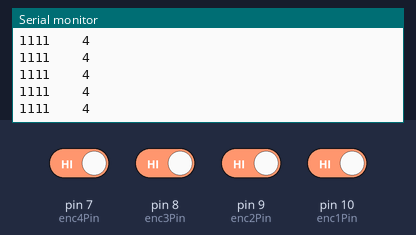
The sketch below on a simulated Arduino Uno, built with avr-gcc and run on an emulated ATmega328P. On the bench: the last lines printed to the serial monitor. The inputs (shaded band) are chosen by the test bench; at power-on: pin 7 (enc4Pin), pin 8 (enc3Pin), pin 9 (enc2Pin), pin 10 (enc1Pin) HIGH.

Above: at 1.2 s.
1.3 s: pin 8 (enc3Pin) driven LOW
At 2.3 s:
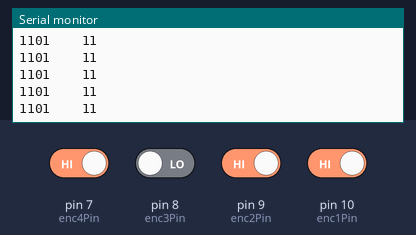
4.3 s: pin 7 (enc4Pin) driven LOW
At 5.3 s:
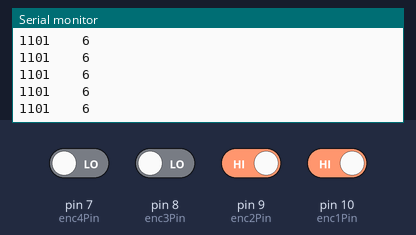
7.3 s: pin 9 (enc2Pin) driven LOW
At 8.3 s:
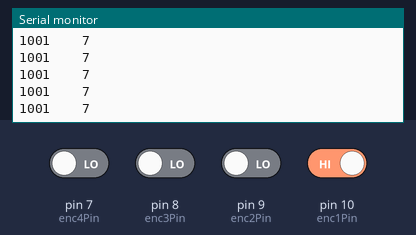
10.3 s: pin 10 (enc1Pin) driven LOW
At 11.4 s:
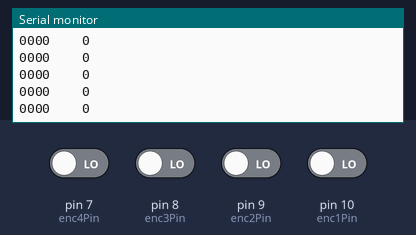
11.8 s: pin 7 (enc4Pin) driven HIGH
At 12.8 s:
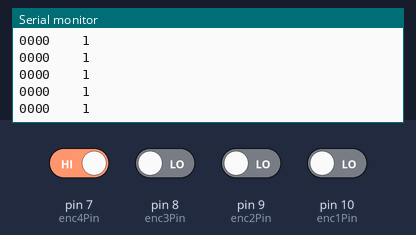
13.3 s: pin 8 (enc3Pin) driven HIGH
At 14.0 s:
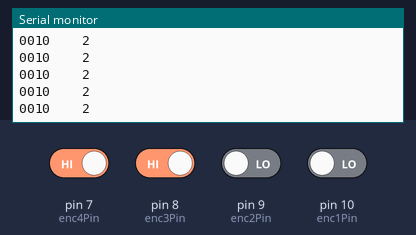
Timing chart, 0 to 15.8 s (numbered marks = the images above; inputs shaded):
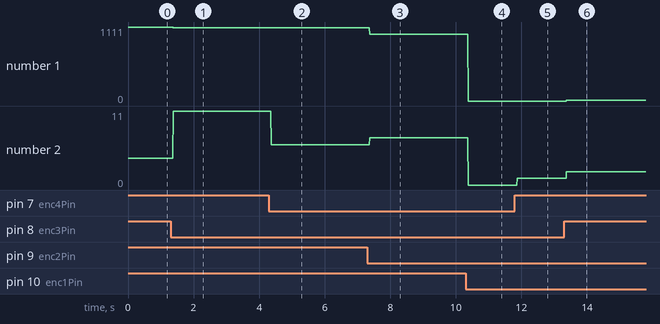

Measured:
- after the input at 1.3 s, the serial monitor: prints a new line after 0.07 s (image 1)
- after the input at 4.3 s, the serial monitor: prints a new line after 0.07 s (image 2)
- after the input at 7.3 s, the serial monitor: prints a new line after 0.08 s (image 3)
- after the input at 10.3 s, the serial monitor: prints a new line after 0.07 s (image 4)
- after the input at 11.8 s, the serial monitor: prints a new line after 0.07 s (image 5)
- after the input at 13.3 s, the serial monitor: prints a new line after 0.07 s (image 6)
- plotted number 1: 1111 → 1101 after the input at 1.3 s, 1101 → 1001 after the input at 7.3 s, 1001 → 0 after the input at 10.3 s, 0 → 10 after the input at 13.3 s
- plotted number 2: 4 → 11 after the input at 1.3 s, 11 → 6 after the input at 4.3 s, 6 → 7 after the input at 7.3 s, 7 → 0 after the input at 10.3 s, 0 → 1 after the input at 11.8 s

The sketch:

encoder.ino
```cpp
#include <Wire.h>
// 3 = 1101 (11)
// 6 = 0010(2)
// 9 = 1101 (6)
// pins the sensors are on. Note that these are DIGITAL so we need to set up a threshold.
const int enc1Pin = 10;
const int enc2Pin = 9;
const int enc3Pin = 8;
const int enc4Pin = 7;

// sensor values. enc1 is far outer edge, enc4 is inner edge.
int enc1 = 0;
int enc2 = 0;
int enc3 = 0;
int enc4 = 0;

byte encoderValue = B0000;
byte lastEncoderValue = B0000;

int clockNumber = 0;          //at 12 position
int rotaryDirection = 0;      // takes -1, 0, and 1 values, where 1 is clockwise
unsigned long lastTime = 0;   // helps us tell how long it's been since the face moved
int timeThreshold = 5000;     // wait 5 seconds after face doesn't move to bring back to 12 position
uint8_t RSpeed = 100;
uint8_t baseRotarySpeed = 0;

void setup() {
  // put your setup code here, to run once:
  Serial.begin(9600);
}

void loop() {
  // put your main code here, to run repeatedly:
  enc1 = digitalRead(enc1Pin);
  enc2 = digitalRead(enc2Pin);
  enc3 = digitalRead(enc3Pin);
  enc4 = digitalRead(enc4Pin);

  encoderValue = 1*enc1 + 2*enc2 + 4*enc3 + 8*enc4;

  switch(encoderValue){
    case B0000:
      clockNumber = 0;
      break;
    case B1000:
      clockNumber = 1;
      break;
    case B1100:
      clockNumber = 2;
      break;
    case B1110:
      clockNumber = 3;
      break;
    case B1111:
      clockNumber = 4;
      break;
    case B0111:
      clockNumber = 5;
      break;
    case B0011:
      clockNumber = 6;
      break;
    case B0001:
      clockNumber = 7;
      break;
    case B0101:
      clockNumber = 8;
      break;
    case B1101:
      clockNumber = 9;
      break;
    case B1001:
      clockNumber = 10;
      break;
    case B1011:
      clockNumber = 11;
      break;
  }
  Serial.print(enc1);
  Serial.print(enc2);
  Serial.print(enc3);
  Serial.print(enc1);
  Serial.print("    ");
  Serial.println(clockNumber);

}
```
